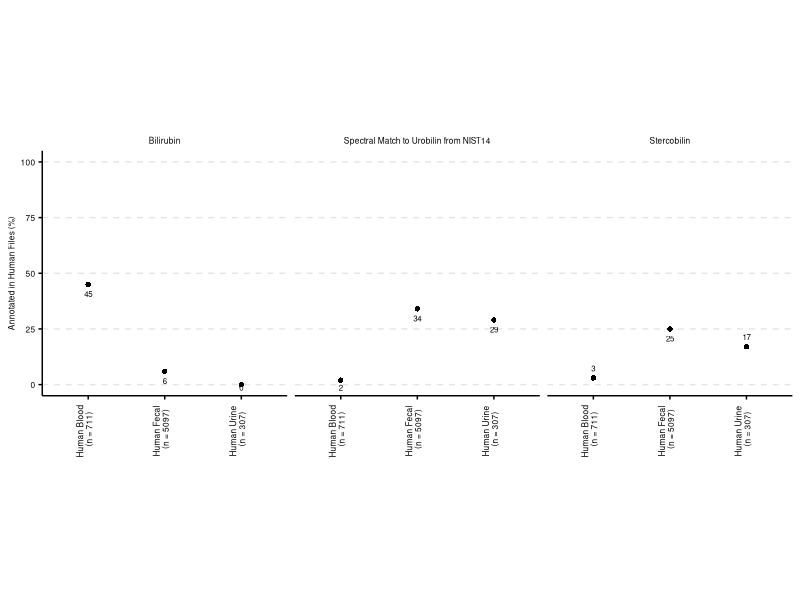
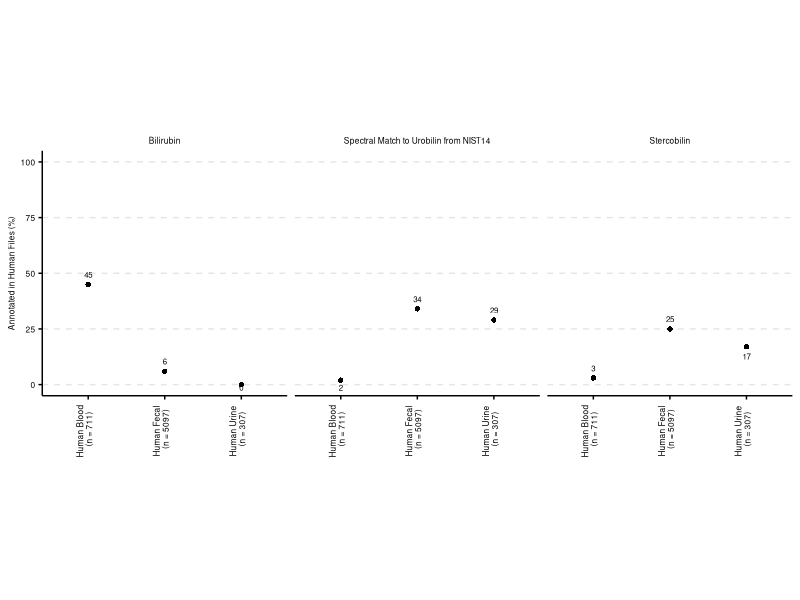

Generate these figures, in order, with R:
# ReDU-MS2: Group Comparator
# Author: Alan Jarmusch (ajarmusch@ucsd.edu)
# Date: 2020-05-04

library(data.table)
library(dplyr)
library(tidyr)
library(ggplot2)
library(ggrepel)

df <- fread("20200504_ReDU_GroupComparator_1.csv", sep=",", header=TRUE)

df <- df %>% select(Compound, 8:13)

colnames(df) <- c("Chemical",
                  "Human Blood \n (n = 711)",
                  "Human Fecal \n (n = 5097)",
                  "Human Urine \n (n = 307)",
                  "# of G4",
                  "# of G5",
                  "# of G6")

evalute_if_can_drop <- df[,apply(df,2,function(x) !all(x==0))]

df <- df[,-c(5:7)]

chemicals_to_plot <- c("Bilirubin", "Spectral Match to Urobilin from NIST14","Stercobilin")

df_chemicals_to_plot <- df[df$Chemical %in% chemicals_to_plot,]

df_plot <- gather(data=df_chemicals_to_plot, sample, percentage, 2:length(df))

plot <- ggplot(data=df_plot, aes(x= as.factor(sample), y=as.numeric(percentage)))+
  facet_wrap(~Chemical, ncol=3)+
  #geom_bar(aes(group=Chemical), fill="grey75", stat="identity", width=0.75)+
  geom_text_repel(aes(label=round(as.numeric(percentage),digits = 1)), size=2.0, 
                  direction = 'y', segment.color = "blue", segment.size = 0.25)+
  geom_point(aes(group=Chemical), pch=16, cex=1.5)+
  #coord_flip()+
  scale_y_continuous(limits = c(0,100))+
  theme_minimal()+
  theme(panel.grid.major.x=element_blank(),
        panel.grid.major.y=element_line(colour="grey90",size=0.5, linetype="dashed"),
        panel.grid.minor=element_blank(),
        axis.ticks=element_line(colour ="black",size=0.5, linetype="solid"),
        axis.text=element_text(colour="black",size=6),
        axis.text.x=element_text(colour="black", size=6, angle=90, vjust = 0.25),
        axis.line=element_line(colour="black",size=0.5, linetype="solid"),                  
        axis.title=element_text(colour="black",size=6),
        strip.text.x=element_text(colour="black",size=6),
        aspect.ratio=1.0,
        title=element_text(colour="black", size=6),
        legend.position="none",
        legend.title=element_text(colour="black", size=6),
        legend.text=element_text(colour="black", size=6) )+
  labs(x="", y="Annotated in Human Files (%)")
print(plot)
ggsave(plot, file="ReDU_GroupComparator_Human.pdf", width = 4.0, height = 3.0, units = "in", useDingbats=FALSE)

